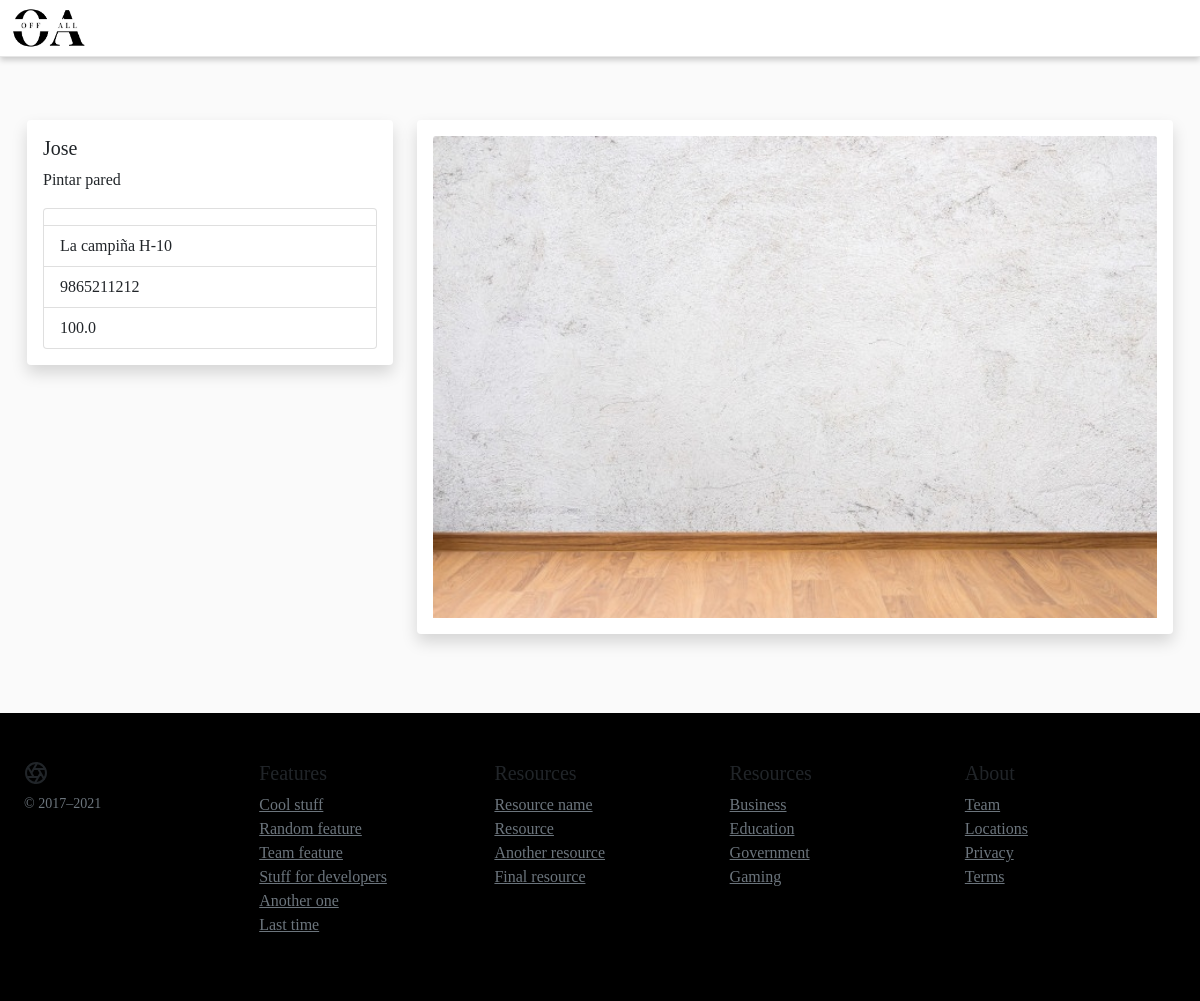
Screenshot of /detailsRequests/11 with the database file from the repository.
### main/models.py (models this page shows, shortened)
class Requests(models.Model):
    SolicitudDescription = models.CharField(max_length=5000)
    SolicitudImg = models.ImageField(upload_to = 'pics')
    SolicitudDate = models.DateField()
    SolicitudProfession = models.ForeignKey(Profession, on_delete=models.CASCADE)
    SolicitudAddress = models.CharField(max_length=100)
    SolicitudPrice = models.FloatField()
    SolicitudClient = models.ForeignKey(Client, null=False, blank=False, on_delete=models.CASCADE)
    SolicitudStatus = models.CharField(max_length=100)

class Client(models.Model):
    names = models.CharField(max_length = 200)
    surnames = models.CharField(max_length = 200)
    email = models.EmailField(max_length= 200)
    password = models.CharField(max_length = 200)
    telephone = models.IntegerField()
    dni = models.IntegerField()
    date = models.DateField()
    def __str__(self):
        return self.names

### main/views.py (the view)
# urls.py: path("detailsRequests/<int:myID>", views.detailsRequests, name= "detailsRequests"),
def detailsRequests(request, myID):
    queryset = get_object_or_404(Requests, id = myID)
    context = {
        'objectList': queryset,
    }
    return render(request, 'detalleSolicitud.html', context)

### templates/detalleSolicitud.html (shortened to what this page needs)
{% load static %}
<!DOCTYPE html>
<html lang="en">
<head>
    <link rel="stylesheet" href="{% static 'css/bootstrap.min.css' %}">
    <link rel="stylesheet" href="{% static 'css/styleCS.css' %}">
<body>
    <header class="site-header sticky-top">
        <nav id="pri" class="container navbar navbar-expand-lg navbar-light ">
            <a href="../indexProfessional" class="logo"><img src="{% static 'img/Logo_OFFALL (2).png' %}" height="40" alt="logo"></a>
        </nav>
    </header>
   <main>
       <div class="container pt-5">
           <div class="main-body-profile-profesional">
                <div class="row mb-5">
                    <div class="col-md-4 mb-3">
                        <div class="card shadow">
                            <div class="card-body ">
                                <h5 class="card-title">{{objectList.SolicitudClient}}</h5>
                                <p class="card-text">{{objectList.SolicitudDescription}}</p>
                                <ul class="list-group ">
                                    <li class="list-group-item"></li>
                                    <li class="list-group-item">{{objectList.SolicitudAddress}}</li>
                                    <li class="list-group-item">{{objectList.SolicitudClient.telephone}}</li>
                                    <li class="list-group-item">{{objectList.SolicitudPrice}}</li>
                                </ul>
                            </div>
                        </div>
                    </div>
                    <div class="col-md-8">
                        <div class="card shadow mb-3">
                            <div class="card-body ">
                                <img class="card-img-top" src="{{objectList.SolicitudImg.url}}" alt="Card image cap">
                            </div>
                        </div>
                    </div>
                </div>
           </div>
        </div>
    </main>
    <footer class="container-fluid " style="background: black;">
        <div class="container py-5">
            <div class="row">
                <div class="col-12 col-md">
                <small class="d-block mb-3 text-muted">&copy; 2017–2021</small>
                </div>
                <div class="col-6 col-md">
                <h5>Features</h5>
                <ul class="list-unstyled text-small">
                    <li><a class="link-secondary" href="#">Cool stuff</a></li>
                    <li><a class="link-secondary" href="#">Random feature</a></li>
                    <li><a class="link-secondary" href="#">Team feature</a></li>
                    <li><a class="link-secondary" href="#">Stuff for developers</a></li>
                    <li><a class="link-secondary" href="#">Another one</a></li>
                    <li><a class="link-secondary" href="#">Last time</a></li>
                </ul>
                </div>
                <div class="col-6 col-md">
                <h5>Resources</h5>
                <ul class="list-unstyled text-small">
                    <li><a class="link-secondary" href="#">Resource name</a></li>
                    <li><a class="link-secondary" href="#">Resource</a></li>
                    <li><a class="link-secondary" href="#">Another resource</a></li>
                    <li><a class="link-secondary" href="#">Final resource</a></li>
                </ul>
                </div>
                <div class="col-6 col-md">
                <h5>Resources</h5>
                <ul class="list-unstyled text-small">
                    <li><a class="link-secondary" href="#">Business</a></li>
                    <li><a class="link-secondary" href="#">Education</a></li>
                    <li><a class="link-secondary" href="#">Government</a></li>
                    <li><a class="link-secondary" href="#">Gaming</a></li>
                </ul>
                </div>
                <div class="col-6 col-md">
                <h5>About</h5>
                <ul class="list-unstyled text-small">
                    <li><a class="link-secondary" href="#">Team</a></li>
                    <li><a class="link-secondary" href="#">Locations</a></li>
                    <li><a class="link-secondary" href="#">Privacy</a></li>
                    <li><a class="link-secondary" href="#">Terms</a></li>
                </ul>
                </div>
            </div>
        </div>
    </footer>
</body>
</html>

### static/css/styleCS.css (style rules this page uses)
.container { max-width: 1200px; }
* { margin: 0; padding: 0; -webkit-box-sizing: border-box; -moz-box-sizing: border-box; box-sizing: border-box; }
body { background: rgb(250, 250, 250); Font-family: 'Franklin Gothic', Arial Bold; }
.site-header { background-color: rgb(255, 255, 255); -webkit-backdrop-filter: saturate(180%) blur(20px); backdrop-filter: saturate(180%) blur(20px); border-bottom: 1px solid #E6E6E6; box-shadow: 0 3px 6px 0 rgb(0 0 0 / 20%); }
.navbar { background: rgba(255, 255, 255, 0.6); }
div.card { border-style: none; }
.main-body-profile-profesional { padding: 15px; }

### rows the page displays
Requests: SolicitudClient "Jose", SolicitudDescription "Pintar pared", SolicitudAddress "La campiña H-10", SolicitudClient.telephone "9865211212", SolicitudPrice "100.0", SolicitudImg (picture)
